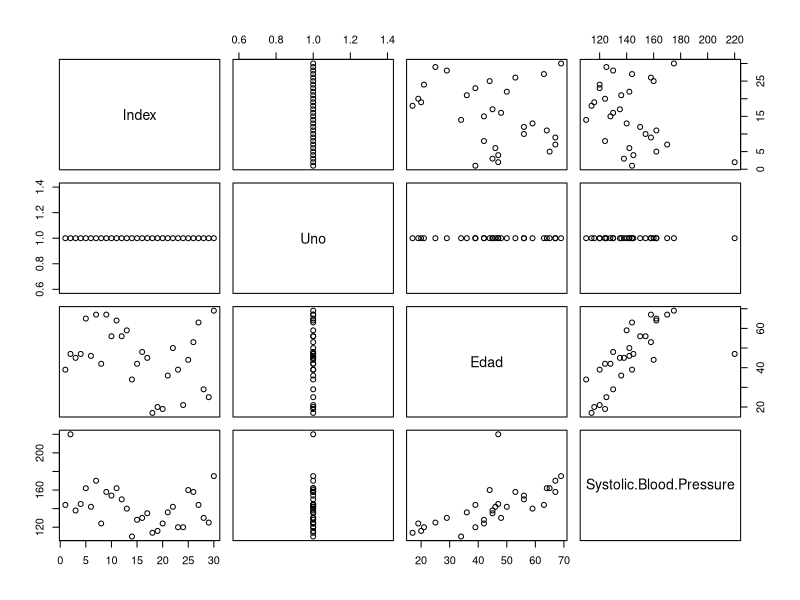
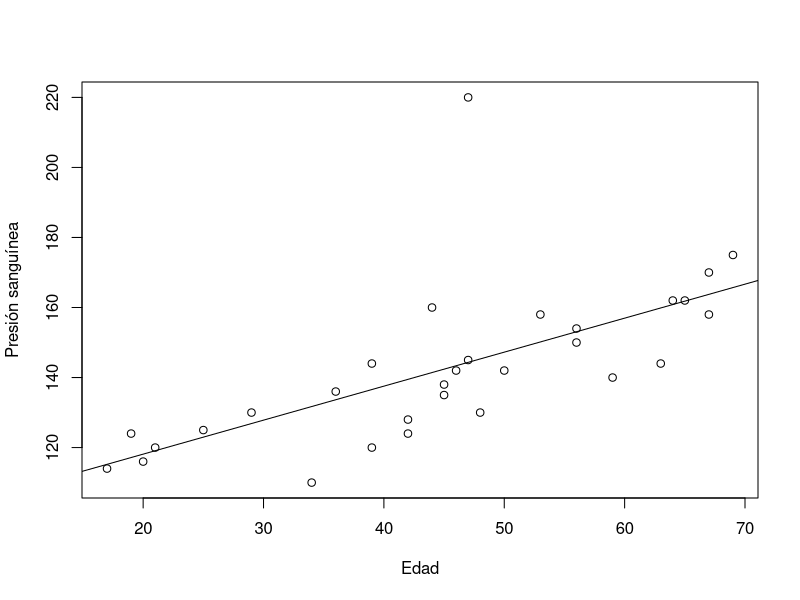

Write R code to recreate these figures, in order.
# install.packages("tidyverse")
library("tidyverse")

# Se lee el archivo de datos y se guarda en una variable
datos_presion_sanguinea <- read.csv("./Data/PresionSanguineaEdad.csv")

# Función que devuelve las primeras n filas del conjunto de datos.
head(datos_presion_sanguinea)

pairs(datos_presion_sanguinea)
cor(datos_presion_sanguinea)

# y = Estimate Std(Intercept) + Estimate Std(Edad) x
# y = 98.7147 + 0.9709x
regresion <- lm(Systolic.Blood.Pressure ~ Edad, data = datos_presion_sanguinea)
summary(regresion)

plot(datos_presion_sanguinea$Edad, datos_presion_sanguinea$Systolic.Blood.Pressure, 
    xlab='Edad', ylab='Presión sanguínea')
abline(regresion)
